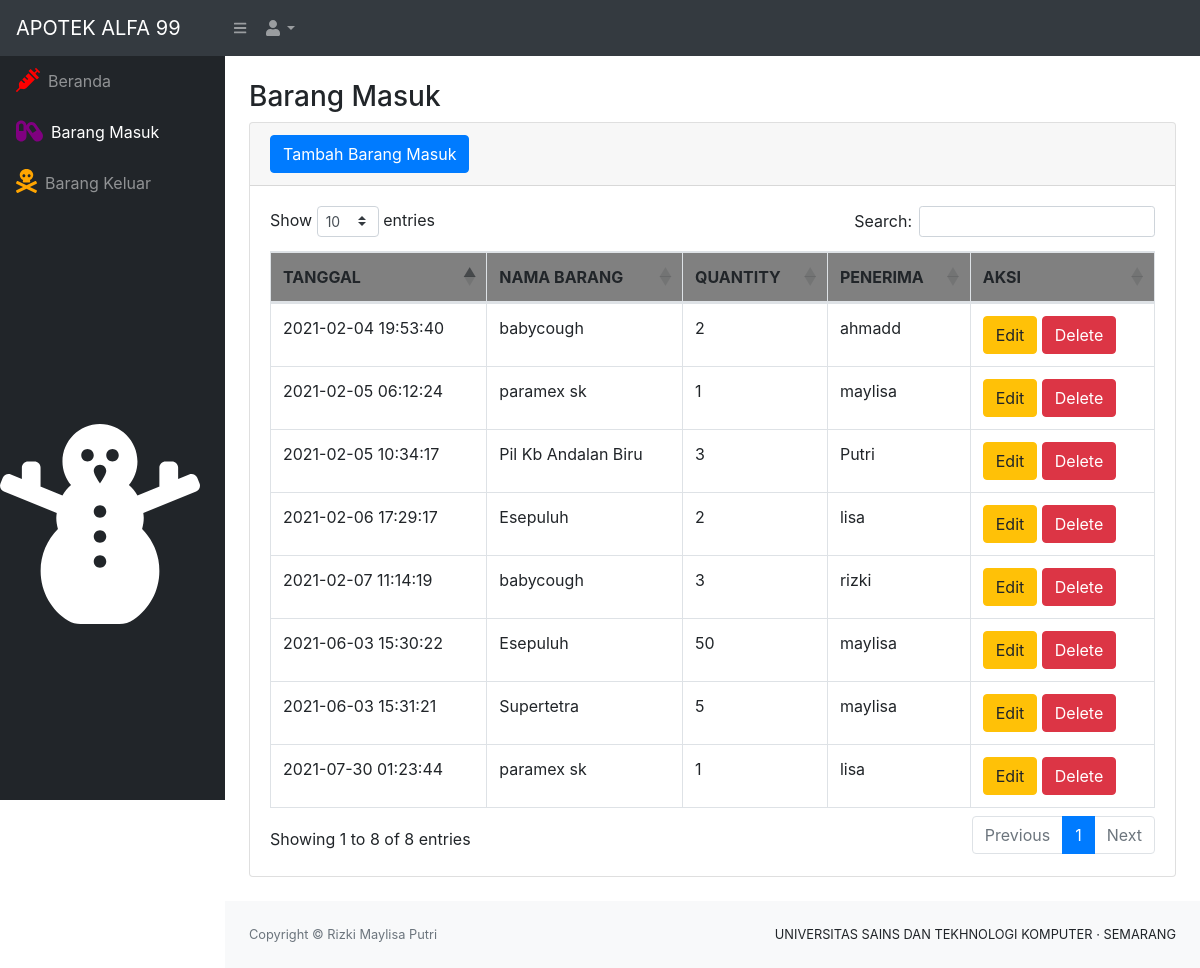
The page /admingudang/masuk.php on the database its author committed.
### tables this page shows
CREATE TABLE `masuk` (
  `idmasuk` int(11) NOT NULL,
  `idbarang` int(11) NOT NULL,
  `tanggal` timestamp NOT NULL DEFAULT current_timestamp(),
  `keterangan` varchar(50) NOT NULL,
  `qty` int(11) NOT NULL
);

CREATE TABLE `stock` (
  `idbarang` int(11) NOT NULL,
  `namabarang` varchar(50) NOT NULL,
  `deskripsi` varchar(50) NOT NULL,
  `stock` int(11) NOT NULL
);

### admingudang/masuk.php (the view, shortened to what this page needs)
<?php
require 'function.php';
?>
<!DOCTYPE html>
<html lang="en">
    <head>
        <link href="css/styles.css" rel="stylesheet" />
        <link href="https://cdn.datatables.net/1.10.20/css/dataTables.bootstrap4.min.css" rel="stylesheet" />
    </head>
    <body class="sb-nav-fixed">
        <nav class="sb-topnav navbar navbar-expand navbar-dark bg-dark">
            <a class="navbar-brand" href="menugudang.php">APOTEK ALFA 99</a>
            <button class="btn btn-link btn-sm order-1 order-lg-0" id="sidebarToggle" href="#"><i class="fas fa-bars"></i></button>
            <ul class="navbar-nav ml-auto ml-md-0">
                <li class="nav-item dropdown">
                    <a class="nav-link dropdown-toggle" id="userDropdown" href="#" role="button" data-toggle="dropdown" aria-haspopup="true" aria-expanded="false"><i class="fas fa-user fa-fw"></i></a>
                </li>
            </ul>
        </nav>
        <div id="layoutSidenav">
            <div id="layoutSidenav_nav">
                <nav class="sb-sidenav accordion sb-sidenav-dark" id="sidenavAccordion">
                    <div class="sb-sidenav-menu">
                        <div class="nav">
                        <a class="nav-link" href="menugudang.php">
                                <div class="sb-nav-link-icon"><i class='fas fa-syringe' style='font-size:24px;color:red'></i></div>
                                Beranda
                            </a>
                            <a class="nav-link" href="masuk.php">
                                <div class="sb-nav-link-icon"><i class='fas fa-capsules' style='font-size:24px;color:purple'></i></div>
                                Barang Masuk
                            </a>
                            <a class="nav-link" href="keluar.php">
                                <div class="sb-nav-link-icon"><i class='fas fa-skull-crossbones' style='font-size:24px;color:orange'></i></div>
                                Barang Keluar
                            </a>
                            <a class="nav-link" href="">
                            </a>
                            <a class="nav-link" href="">
                            </a>
                            <a class="nav-link" href="">
                            </a>
                            <a class="nav-link" href="">
                            </a>
                            <a class="nav-link" href="">
                            </a>
                            <a class="nav-link" href="">
                            </a>
                            <a class="nav-link" href="">
                            </a>
                            <a class="nav-link" href="">
                            </a>
                            <a class="nav-link" href="">
                            </a>
                            <i class='fas fa-snowman' style='font-size:200px;color:white'></i>
                        </div>
                    </div>
                </nav>
            </div>
            <div id="layoutSidenav_content">
                <main>
                    <div class="container-fluid">
                        <h3 class="mt-4">Barang Masuk</h3>
                        <div class="card mb-4">
                            <div class="card-header">
<button type="button" class="btn btn-primary" data-toggle="modal" data-target="#myModal">
  Tambah Barang Masuk
</button>
</div>
                            <div class="card-body">
                                <div class="table-responsive">
                                    <table class="table table-bordered" id="dataTable" width="100%" cellspacing="0">
                                        <thead>
                                            <tr>
                                                <th bgcolor="grey">TANGGAL</th>
                                                <th bgcolor="grey">NAMA BARANG</th>
                                                <th bgcolor="grey">QUANTITY</th>
                                                <th bgcolor="grey">PENERIMA</th>
                                                <th bgcolor="grey">AKSI</th>
                                            </tr>
                                        </thead>
                                        <tbody>
                                        <?php
                                            $ambilsemuadatastock = mysqli_query($conn,"Select * from masuk m, stock s where s.idbarang = m.idbarang");
                                            while ($data=mysqli_fetch_array($ambilsemuadatastock)){
                                                $idm = $data['idmasuk'];
                                                    $tanggal = $data['tanggal'];
                                                    $namabarang = $data['namabarang'];
                                                    $qty = $data['qty'];
                                                    $keterangan = $data['keterangan'];
                                            ?>
                                            <tr>
                                                <td><?=$tanggal;?></td>
                                                <td><?=$namabarang;?></td>
                                                <td><?=$qty;?></td>
                                                <td><?=$keterangan;?></td>
                                                <td>
<button type="button" class="btn btn-warning" data-toggle="modal" data-target="#edit<?=$idm;?>">
  Edit
</button>
<button type="button" class="btn btn-danger" data-toggle="modal" data-target="#delete<?=$idm;?>">
  Delete
</button></td>
                                            </tr>
                                            </div>
                                            </div>
                                            <?php
                                            };
                                            ?>
                <footer class="py-4 bg-light mt-auto">
                    <div class="container-fluid">
                        <div class="d-flex align-items-center justify-content-between small">
                            <div class="text-muted">Copyright &copy; Rizki Maylisa Putri</div>
                            <div>
                                <a>UNIVERSITAS SAINS DAN TEKHNOLOGI KOMPUTER</a>
                                &middot;
                                <a>SEMARANG</a>
                            </div>
                        </div>
                    </div>
                </footer>
    </body>
</html>

### rows shown on the page
masuk: tanggal "2021-02-04 19:53:40", idbarang.namabarang "babycough", qty "2", keterangan "ahmadd"
masuk: tanggal "2021-02-05 06:12:24", idbarang.namabarang "paramex sk", qty "1", keterangan "maylisa"
masuk: tanggal "2021-02-05 10:34:17", idbarang.namabarang "Pil Kb Andalan Biru", qty "3", keterangan "Putri"
masuk: tanggal "2021-02-06 17:29:17", idbarang.namabarang "Esepuluh", qty "2", keterangan "lisa"
masuk: tanggal "2021-02-07 11:14:19", idbarang.namabarang "babycough", qty "3", keterangan "rizki"
masuk: tanggal "2021-06-03 15:30:22", idbarang.namabarang "Esepuluh", qty "50", keterangan "maylisa"
masuk: tanggal "2021-06-03 15:31:21", idbarang.namabarang "Supertetra", qty "5", keterangan "maylisa"
masuk: tanggal "2021-07-30 01:23:44", idbarang.namabarang "paramex sk", qty "1", keterangan "lisa"
